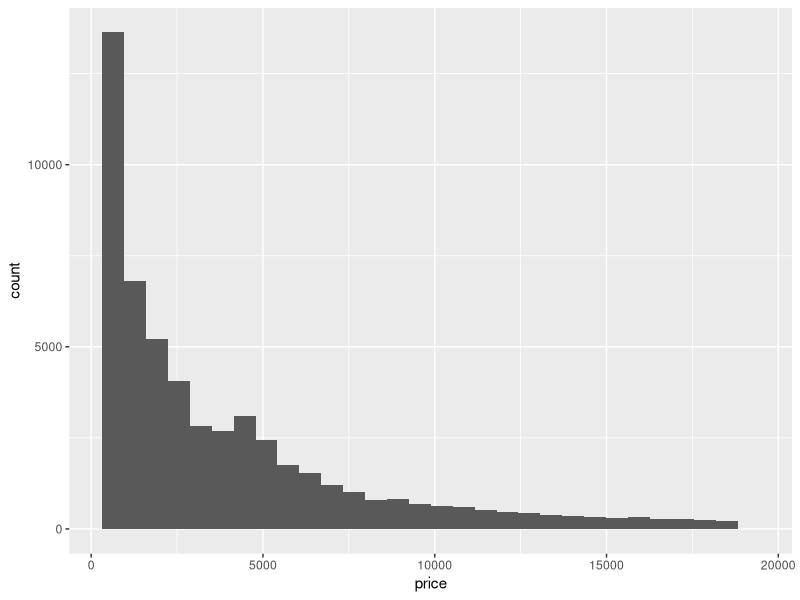
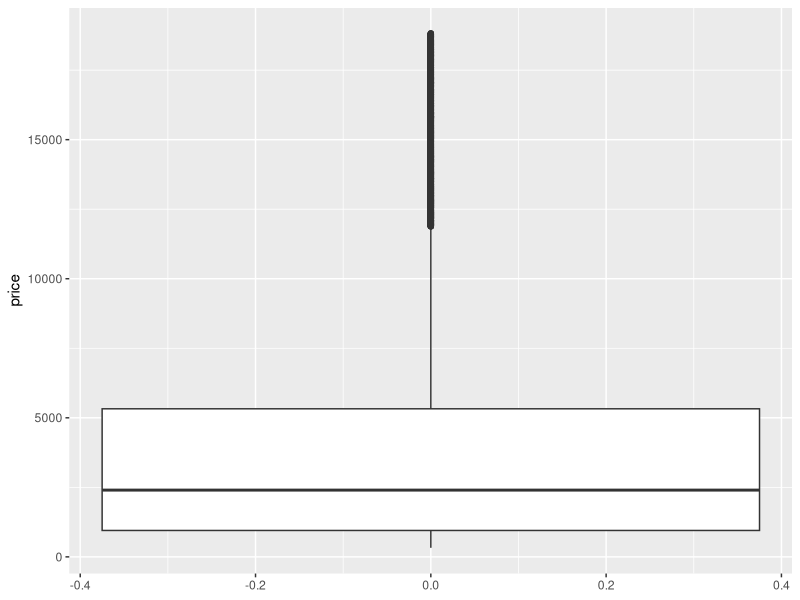
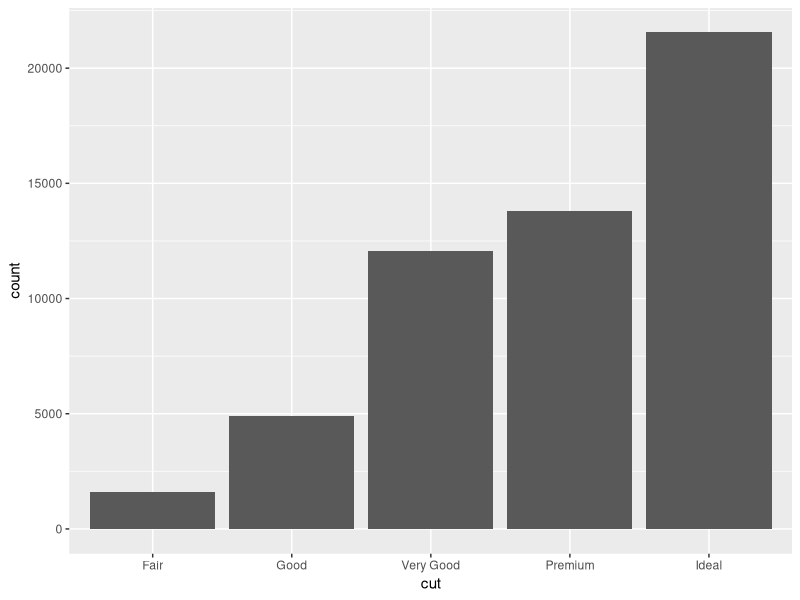
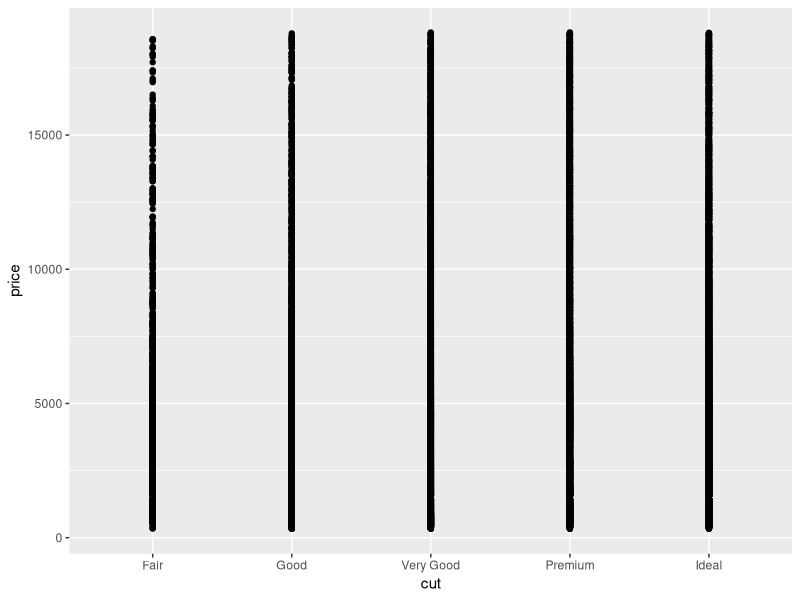
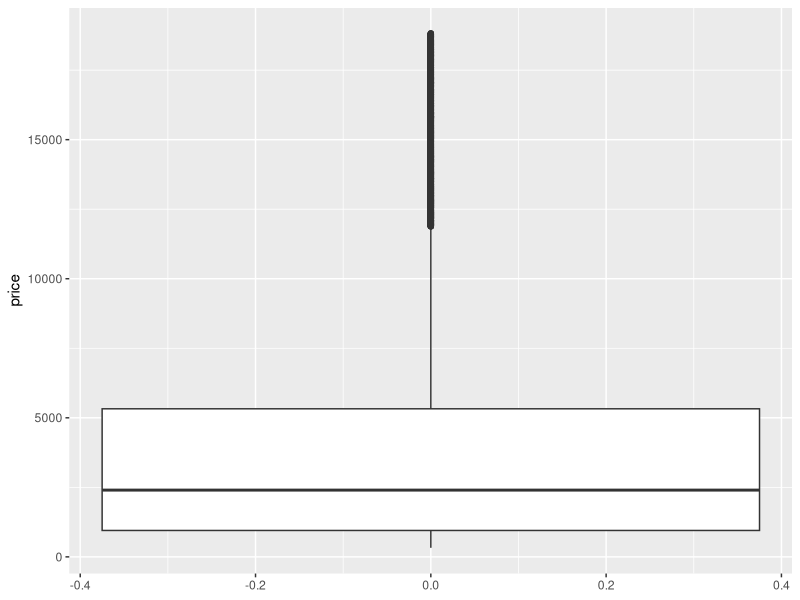
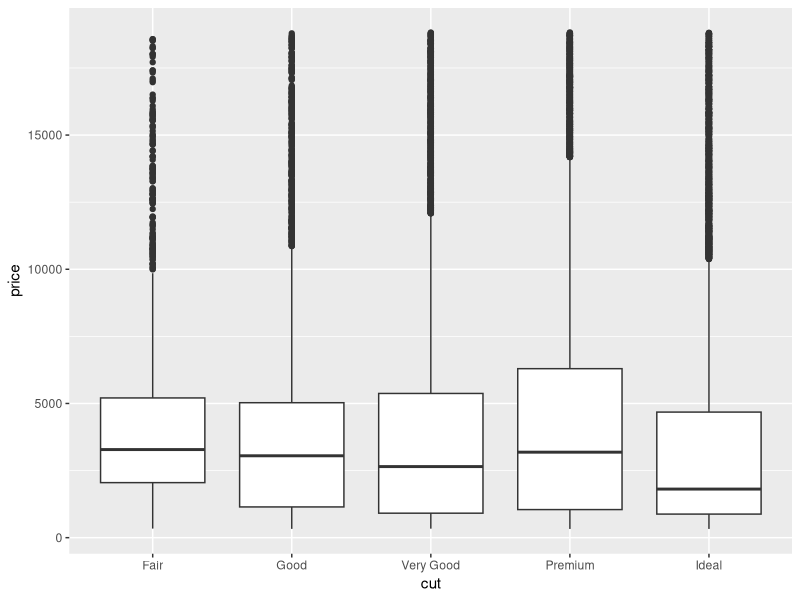
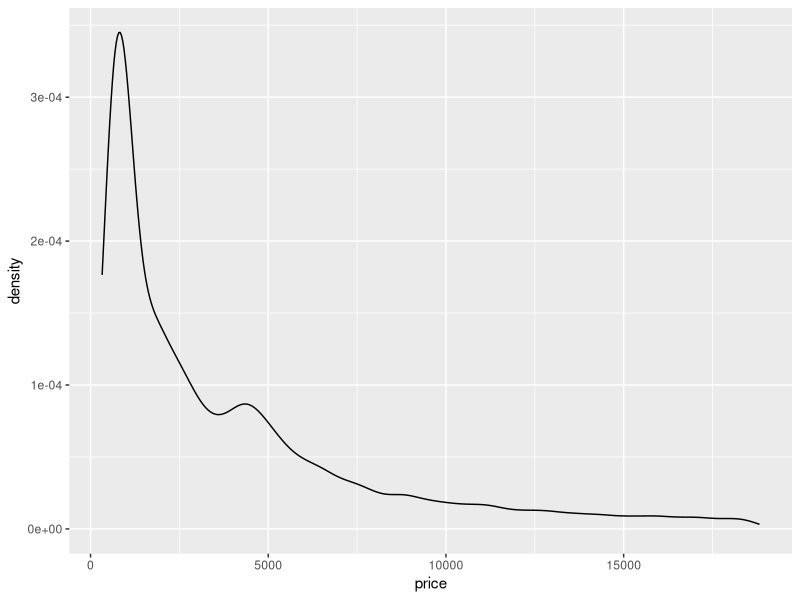
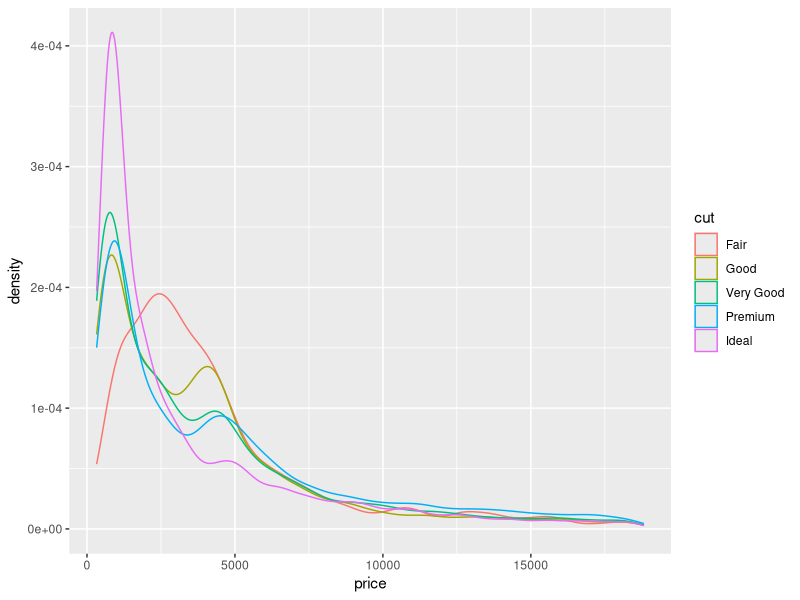

Recreate these plots in R, in order.
## ---- chunk 1
# Load packages and import data
library(ggplot2)
library(dplyr)

data(diamonds)

# A little bit of data wrangling code - let's not focus on this for now
diamonds <- diamonds %>% 
    mutate(
        cut = factor(cut, ordered = FALSE),
        color = factor(color, ordered = FALSE),
        clarity = factor(clarity, ordered = FALSE)
    )
## ---- chunk 2
dim(diamonds)

head(diamonds)

# Visualize price (outcome variable)
ggplot(diamonds, aes(x = price)) +
    geom_histogram()
ggplot(diamonds, aes(y = price)) +
    geom_boxplot()
diamonds %>%
    summarize(mean(price), median(price), sd(price))

# Visualize cut (predictor variable)
ggplot(diamonds, aes(x = cut)) +
    geom_bar()
diamonds %>% 
    count(cut)
## ---- chunk 3
# Try a scatterplot
ggplot(diamonds, aes(y = price, x = cut)) + 
    geom_point()
## ---- chunk 4
# Univariate boxplot
ggplot(diamonds, aes(y = price)) + 
    geom_boxplot()
## ---- chunk 5
# Separate boxes by category
ggplot(diamonds, aes(y = price, x = cut)) + 
    geom_boxplot()
## ---- chunk 6
# Univariate density plot
ggplot(diamonds, aes(x = price)) + 
    geom_density()
## ---- chunk 7
# Separate density plots by category
ggplot(diamonds, aes(x = price, color = cut)) + 
    geom_density()
## ---- chunk 8
# Univariate histogram
ggplot(diamonds, aes(x = price)) + 
    geom_histogram()
## ---- chunk 9
# Separate histograms by category
ggplot(diamonds, aes(x = price)) + 
    geom_histogram() + 
    facet_wrap(~ cut)
## ---- chunk 10
diamonds %>% 
    summarize(mean(price))
## ---- chunk 11
# Construct the model
diamond_mod <- lm(price ~ cut, data = diamonds)

# Summarize the model
coef(summary(diamond_mod))
## ---- chunk 12
predict(diamond_mod, newdata = data.frame(cut = "Good"))
## ---- chunk 13
predict(diamond_mod, newdata = data.frame(cut = "Fair"))
## ---- chunk 14
ggplot(diamonds, aes(x = color, y = price)) +
    geom_boxplot()

diamonds %>% 
    group_by(color) %>% 
    summarize(mean(price))
## ---- chunk 15
diamond_mod2 <- lm(price ~ color, data = diamonds)

coef(summary(diamond_mod2))
## ---- chunk 16
ggplot(diamonds, aes(x = clarity, y = price)) +
    geom_boxplot()

diamonds %>% 
    group_by(clarity) %>% 
    summarize(mean(price))

diamond_mod3 <- lm(price ~ clarity, data = diamonds)

coef(summary(diamond_mod3))
